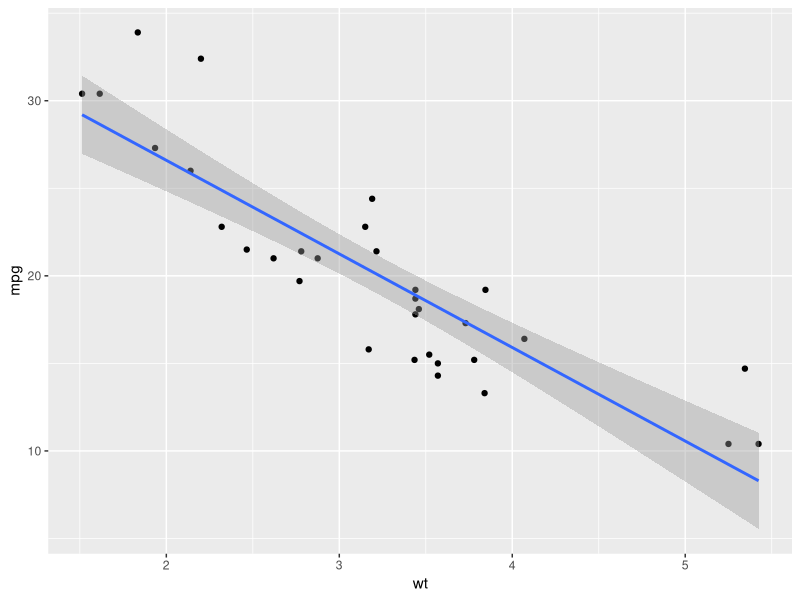
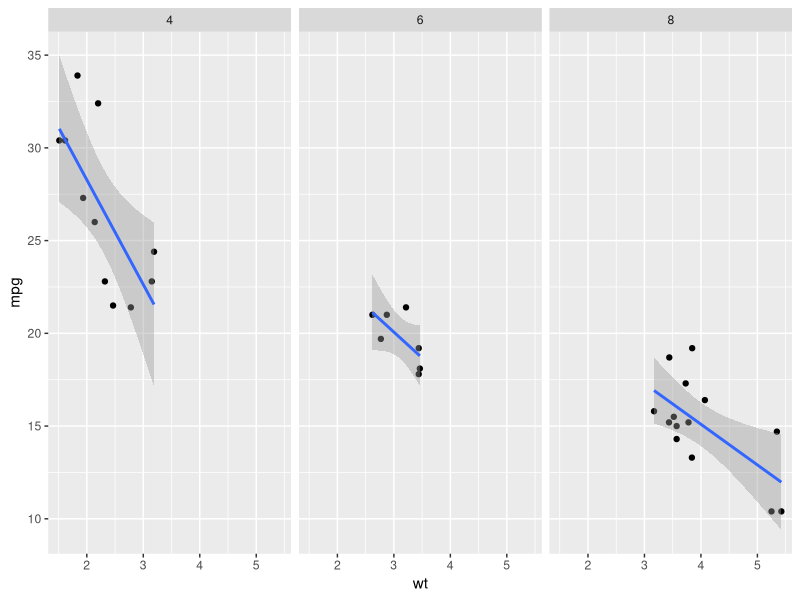

These figures' R source, in order:
## ---- chunk 1
data(mtcars)
library(ggplot2)
library(cowplot)

p <- ggplot(mtcars, aes(x = wt, y = mpg)) + 
  geom_point() + 
  geom_smooth(method = "lm")

p
## ---- chunk 2
p <- p + facet_wrap(~cyl)

p
